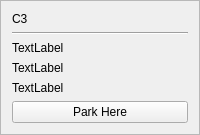
        <widget class="QFrame" name="frame_11">
         <property name="frameShape">
          <enum>QFrame::StyledPanel</enum>
         </property>
         <property name="frameShadow">
          <enum>QFrame::Plain</enum>
         </property>
         <layout class="QGridLayout" name="gridLayout_20">
          <item row="0" column="0">
           <layout class="QVBoxLayout" name="verticalLayout_19">
            <item>
             <widget class="QLabel" name="label_20">
              <property name="text">
               <string>C3</string>
              </property>
             </widget>
            </item>
            <item>
             <widget class="Line" name="line_21">
              <property name="orientation">
               <enum>Qt::Horizontal</enum>
              </property>
             </widget>
            </item>
            <item>
             <widget class="QLabel" name="c3TakenLbl">
              <property name="text">
               <string>TextLabel</string>
              </property>
             </widget>
            </item>
            <item>
             <widget class="QLabel" name="c3handLbl">
              <property name="text">
               <string>TextLabel</string>
              </property>
             </widget>
            </item>
            <item>
             <widget class="QLabel" name="takenByLblc3">
              <property name="text">
               <string>TextLabel</string>
              </property>
             </widget>
            </item>
            <item>
             <widget class="QPushButton" name="c3Btn">
              <property name="text">
               <string>Park Here</string>
              </property>
             </widget>
            </item>
           </layout>
          </item>
         </layout>
        </widget>
